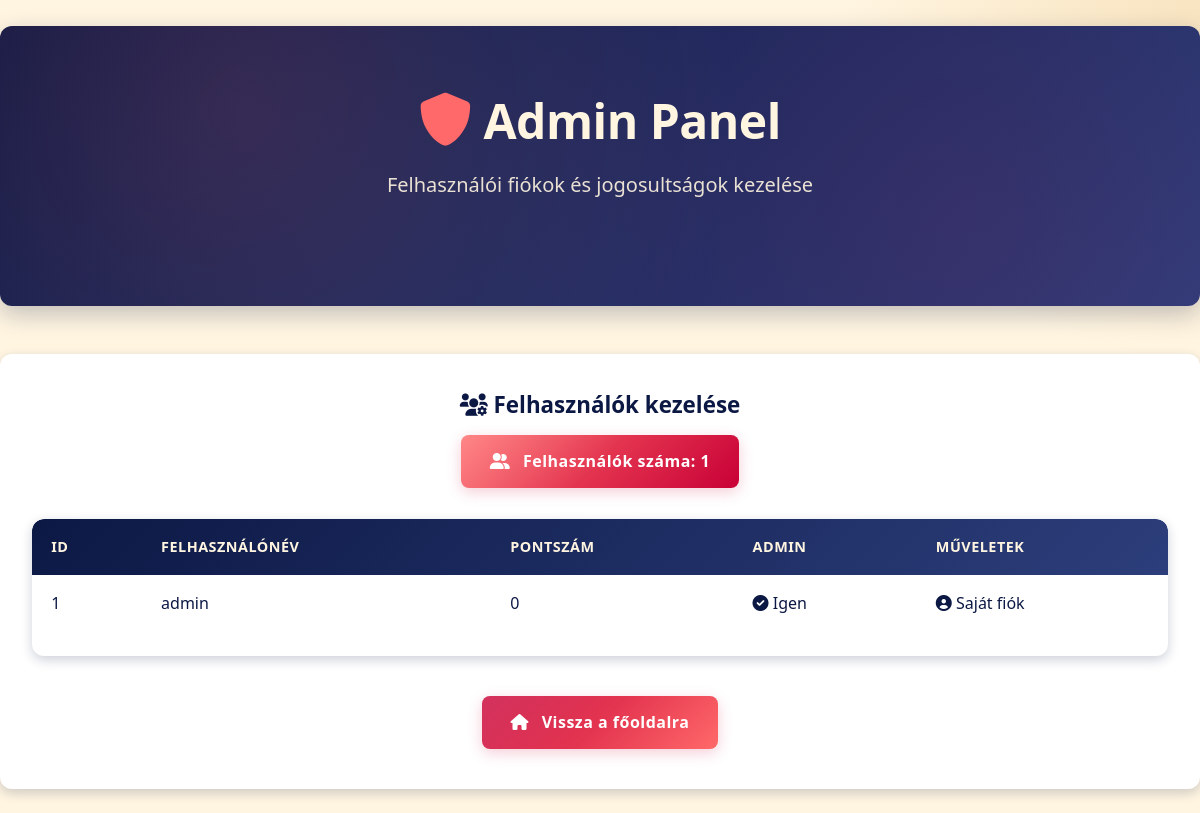
Page /admin (signed in) on the earlier database version.
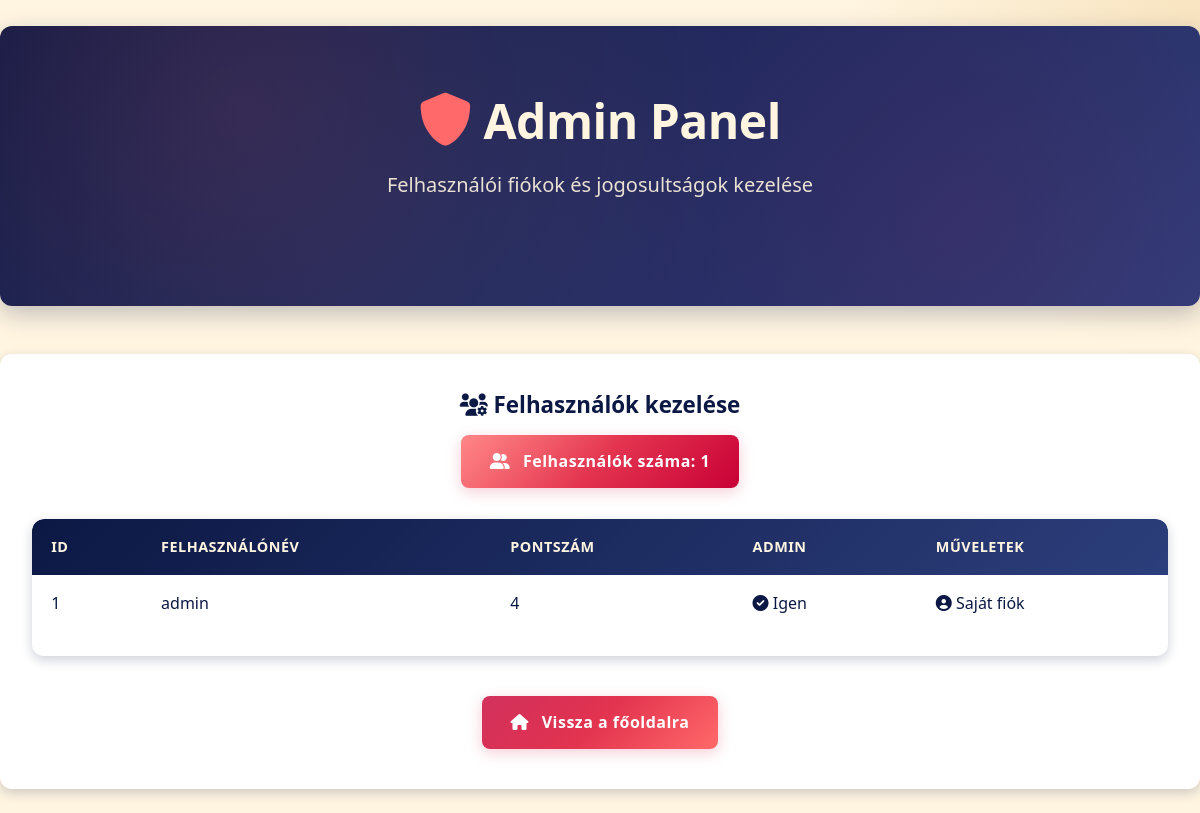
Same page on the later database version.
### app.py (models this page shows)
class User(db.Model):
    id = db.Column(db.Integer, primary_key=True)
    username = db.Column(db.String(80), unique=True, nullable=False)
    password = db.Column(db.String(120), nullable=False)
    score = db.Column(db.Integer, default=0)
    is_admin = db.Column(db.Boolean, default=False)

### app.py (the view)
@app.route('/admin')
def admin_panel():
    if not is_admin_user():
        return redirect(url_for('index'))
    users = User.query.all()
    return render_template('admin.html', users=users, logged_in_user=session.get('username'))

### app.py (called while the page is built)
def is_admin_user():
    if 'username' not in session:
        return False
    user = User.query.filter_by(username=session['username']).first()
    return user and user.is_admin

### templates/admin.html (shortened to what the changed rows need)
<!DOCTYPE html>
<html>
<head>
    <link rel="stylesheet" href="{{ url_for('static', filename='style.css') }}">
    <link rel="stylesheet" href="https://cdnjs.cloudflare.com/ajax/libs/font-awesome/6.0.0/css/all.min.css">
</head>
<body>
    {% block content %}
    <br>
    <div class="hero-section">
        <h1 class="hero-title">
            <i class="fas fa-shield-alt"></i> Admin Panel
        </h1>
    </div>
    <div class="card">
        <h2 class="card-title">
            <i class="fas fa-users-cog"></i> Felhasználók kezelése
        </h2>
        <div class="table-container">
            <table>
                <thead>
                    <tr>
                        <th>ID</th>
                        <th>Felhasználónév</th>
                        <th>Pontszám</th>
                        <th>Admin</th>
                        <th>Műveletek</th>
                    </tr>
                </thead>
                <tbody>
                    {% for user in users %}
                    <tr>
                        <td>{{ user.id }}</td>
                        <td>{{ user.username }}</td>
                        <td>{{ user.score }}</td>
                        <td>
                            {% if user.is_admin %}
                                <span class="badge badge-admin">
                                    <i class="fas fa-check-circle"></i> Igen
                                </span>
                            {% else %}
                                <span class="badge badge-normal">
                                    <i class="fas fa-times-circle"></i> Nem
                                </span>
                            {% endif %}
                        </td>
                        <td class="action-cell">
                            {% if user.username != logged_in_user %}
                                <div class="admin-actions">
                                    <form method="POST" action="{{ url_for('delete_user', user_id=user.id) }}" style="display: inline;">
                                        <button type="submit" class="btn btn-sm btn-danger" onclick="return confirm('Biztosan törölni szeretnéd ezt a felhasználót?')">
                                            <i class="fas fa-trash-alt"></i> Törlés
                                        </button>
                                    </form>
                                    {% if not user.is_admin %}
                                    <form method="POST" action="{{ url_for('make_admin', user_id=user.id) }}" style="display: inline;">
                                        <button type="submit" class="btn btn-sm btn-success">
                                            <i class="fas fa-user-shield"></i> Admin jogok adása
                                        </button>
                                    </form>
                                    {% else %}
                                    <form method="POST" action="{{ url_for('remove_admin', user_id=user.id) }}" style="display: inline;">
                                        <button type="submit" class="btn btn-sm btn-warning">
                                            <i class="fas fa-user-slash"></i> Admin jogok elvétele
                                        </button>
                                    </form>
                                    {% endif %}
                                </div>
                            {% else %}
                                <span class="current-user-badge">
                                    <i class="fas fa-user-circle"></i> Saját fiók
                                </span>
                            {% endif %}
                        </td>
                    </tr>
                    {% endfor %}
                </tbody>
            </table>
        </div>
    </div>
    {% endblock %}
</body>
</html>

Differences in the rows shown:
changed User "admin": score "0" → "4"
